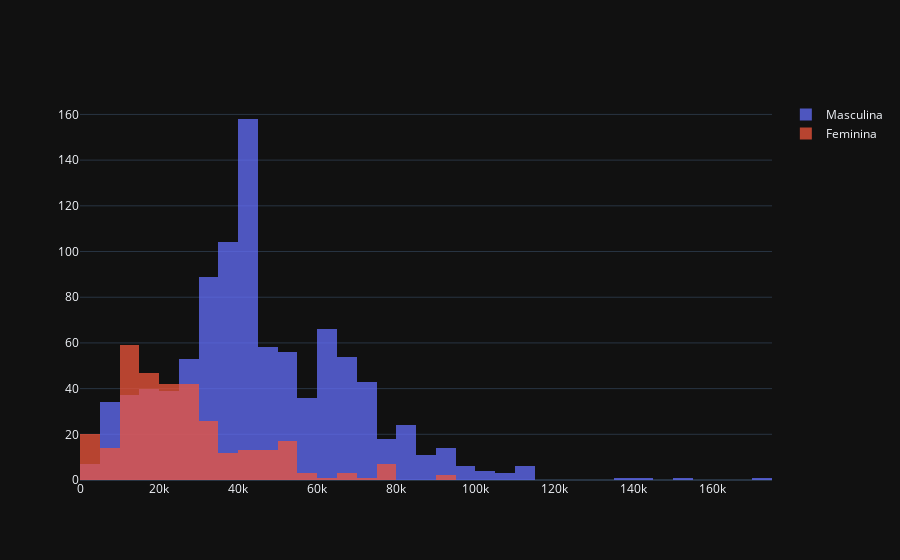

The cell this chart's notebook holds for it:
### Code cell
#### solução com plotly

col1 = wc_comp[(wc_comp["copa"] == 'Masculina')]
col2 = wc_comp[(wc_comp["copa"] == 'Feminina')]
               
fig = go.Figure()
fig.add_trace(go.Histogram(x=col1['comparecimento'], name='Masculina'))
fig.add_trace(go.Histogram(x=col2['comparecimento'], name='Feminina'))
               
fig.update_layout(barmode='overlay')

fig.update_traces(opacity=0.75)
fig.show()

### Figure 1 — Plotly figure (JSON) as saved in the notebook; plotly's stock layout.template omitted (floating-point values rounded to 4 significant figures; data arrays with more than 128 entries replaced by an {"elided": "..."} marker saying what was removed)
{"data": [{"name": "Masculina", "opacity": 0.75, "type": "histogram", "x": {"elided": "964 int values"}}, {"name": "Feminina", "opacity": 0.75, "type": "histogram", "x": {"elided": "322 int values"}}], "layout": {"barmode": "overlay"}}
